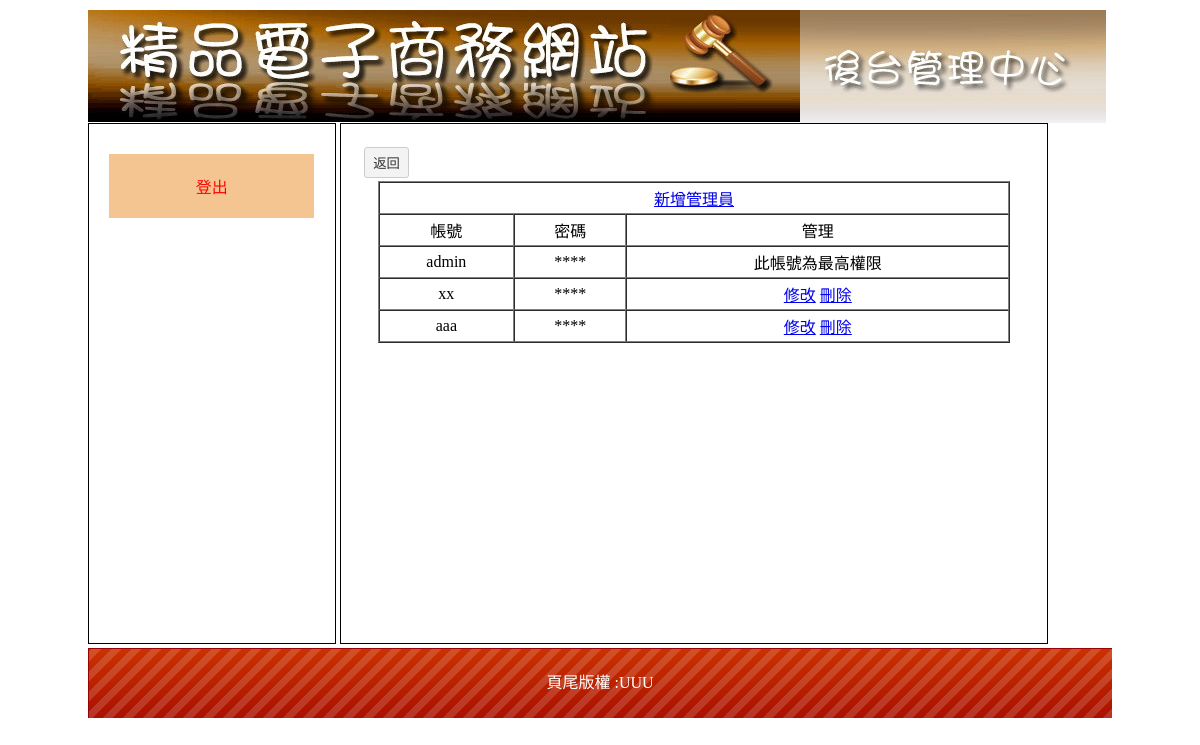
The app's page /admin.php with its own data.
### tables this page shows
CREATE TABLE `admin_member` (
  `a_m_seq` int(10) UNSIGNED NOT NULL,
  `a_m_id` text NOT NULL COMMENT '帳號',
  `a_m_pw` text NOT NULL COMMENT '密碼',
  `a_m_1` int(1) NOT NULL,
  `a_m_2` int(1) NOT NULL,
  `a_m_3` int(1) NOT NULL,
  `a_m_4` int(1) NOT NULL,
  `a_m_5` int(1) NOT NULL
);

CREATE TABLE `myfooter` (
  `m_seq` int(10) UNSIGNED NOT NULL,
  `m_footer` text NOT NULL
);

### admin_list.php (the view)
<?php
$sql = "select * from admin_member";
$ro = mysqli_query($link,$sql);
$rr = mysqli_fetch_assoc($ro);
?>
<input type="button" value="返回" onclick = "document.location.href='/'"><br>
<table width="95%" border="1" align="center" cellpadding="3" cellspacing="0">
  <tr>
    <td colspan="3" align="center" valign="middle"><a href="admin.php?do=admin&redo=aa">新增管理員</a></td>
  </tr>
  <tr>
    <td align="center" valign="middle">帳號</td>
    <td align="center" valign="middle">密碼</td>
    <td align="center" valign="middle">管理</td>
  </tr>
<?php do{?>
  <tr>
    <td align="center" valign="middle"><?=$rr["a_m_id"]?></td>
    <td align="center" valign="middle">****</td>
    <td align="center" valign="middle">
<?php if($rr["a_m_id"] == "admin"){?>
此帳號為最高權限
<?php }else{?>
      <a href="admin.php?do=admin&redo=admin_update&no=<?=$rr["a_m_seq"]?>">修改</a>
      <a href="del_api.php?del=admin_member&goto=admin&no=<?=$rr["a_m_seq"]?>">刪除</a>
<?php }?>
    </td>
  </tr>
<?php }while($rr = mysqli_fetch_assoc($ro));?>
</table>

### footer.php
<?php
 $sql = "select * from myfooter";
 $rr = mysqli_query($link,$sql);
 $rrr = mysqli_fetch_assoc($rr);
?>
<?=$rrr["m_footer"]?>

### Manage Page_files/css.css (style rules this page uses)
body { font-family:"微軟正黑體"; }
input[type=text],input[type=password],input[type=submit],button,.button,input[type=reset],input[type=button],select，textarea,input[type=number] { background:#F3F3F3; border:#CCC 1px solid; border-radius:3px; padding:5px 8px 5px 8px; text-decoration:none; margin:3px; color:#333; }

### records on screen
admin_member: a_m "admin", shows "此帳號為最高權限"
admin_member: a_m "xx"
admin_member: a_m "aaa"
myfooter: m_footer "UUU"
